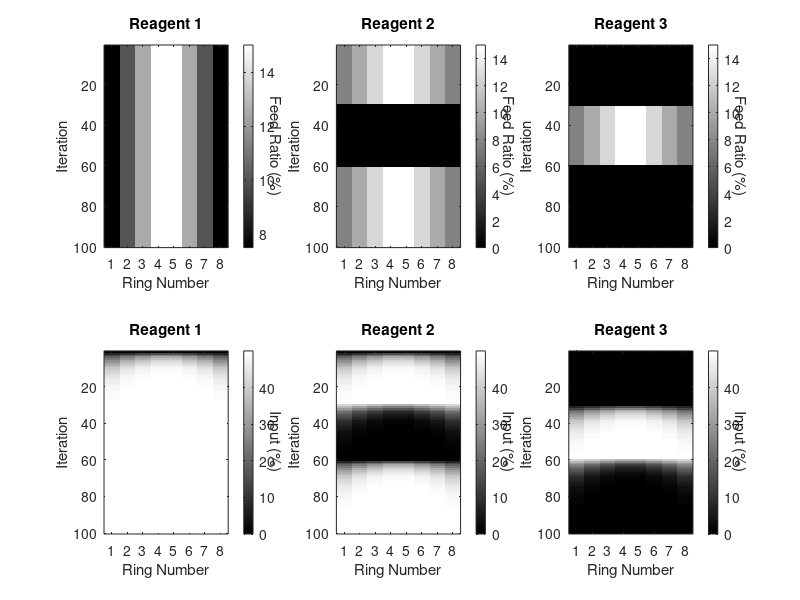

Recreate this plot in MATLAB.
clear all
close all
%% initialize

numIter=100; % number of iterations
numRings=8; % number of reactors
numReagents=3; % number of reagents

feedRatio=zeros(numIter,numRings,numReagents); % feed ratio for each step and reactor and reagent
input=zeros(numIter,numRings,numReagents); % input kinetics

RR=[15,20,25,30,30,25,20,15]; % total refresh ratio for each step

reagentPorts=[4,5,2]; % ports with reagents
waterPort=1;
reagentLogic=[0,-1,1]; % 0: no input, 1: periodic input, -1: anti-input to fill volume


%% generate feed matrix
for i=1:numIter
    for r=1:numRings
        for s=1:numReagents
            if reagentLogic(s)==1 && (i>30 && i<60)
                feedRatio(i,r,s)=RR(r)/2;
            elseif reagentLogic(s)==-1 && (i<30 || i>60)
                feedRatio(i,r,s)=RR(r)/2;
            elseif reagentLogic(s)==0
                feedRatio(i,r,s)=RR(r)/2;
            end
        end
    end
end

%% forward compute input kinetics
updateRule=@(RR,n,feed) (100-RR)/100*n + feed/100;
for i=2:numIter
    for r=1:numRings
        for s=1:numReagents
            input(i,r,s)=updateRule(RR(r),input(i-1,r,s),feedRatio(i,r,s));
        end
    end
end

%% plot feed matrix
colormap('gray')
figure(1)
for s=1:numReagents
    subplot(2,numReagents,s)
    imagesc(squeeze(feedRatio(:,:,s)))
    title(sprintf('Reagent %d',s))
    xticks(1:numRings)
    xlabel('Ring Number')
    ylabel('Iteration')
    hcb=colorbar;
    ylabel(hcb,'Feed Ratio (%)','Rotation',270)
end


for s=1:numReagents
    subplot(2,numReagents,s+numReagents)
    imagesc(squeeze(input(:,:,s))*100)
    title(sprintf('Reagent %d',s))
    xticks(1:numRings)
    xlabel('Ring Number')
    ylabel('Iteration')
    hcb=colorbar;
    ylabel(hcb,'Input (%)','Rotation',270)
end


%% feed matrix into xml
iterationStart=@(xml,id,iterations) [xml,...
    sprintf('<IterationStart>\n<ID>%d</ID>\n<Iterations>%d</Iterations>\n</IterationStart>\n',id,iterations)];
iterationEnd=@(xml,id) [xml,sprintf('<IterationEnd>%d</IterationEnd>\n',id)];
feed=@(xml,ratio,ring) [xml,...
    sprintf('<Feed>\n<Ratio>%.1f</Ratio>\n<Ring>%d</Ring>\n</Feed>\n',ratio,ring)];
flushFeed=@(xml,port,cycles) [xml,...
    sprintf('<FlushFeed>\n<ReagentNr>%d</ReagentNr>\n<Cycles>%d</Cycles>\n</FlushFeed>\n',port,cycles)];
changeReagent=@(xml,duration,reagentNr) [xml,...
    sprintf('<ChangeReagent>\n<Duration>'),duration,sprintf('</Duration>\n<ReagentNr>%d</ReagentNr>\n</ChangeReagent>\n',reagentNr)];
mix=@(xml,duration) [xml,'<Mix>',duration,sprintf('</Mix>\n')];
acquire=@(xml) [xml,sprintf('<Acquire/>\n')];
incubate=@(xml,duration) [xml,'<Incubate>',duration,sprintf('</Incubate>\n')];

xml=[];

for i=1:numIter
    xml=iterationStart(xml,i,1);
    %reagents
    for s=1:numReagents
        if sum(feedRatio(i,:,s))
            xml=flushFeed(xml,reagentPorts(s),75);
            %rings
            for r=1:numRings
                if feedRatio(i,r,s)
                    xml=feed(xml,feedRatio(i,r,s),r);
                end
            end
        end
    end
    %mix and acquire
    xml=incubate(xml,'00:00:01');
    xml=changeReagent(xml,'00:00:30',waterPort);
    xml=mix(xml,'00:05:00');
    xml=incubate(xml,'00:00:01');
    xml=acquire(xml);
    xml=incubate(xml,'00:00:01');
    xml=iterationEnd(xml,i);
end

% fid = fopen('210505_continuous.xml','wt');
% fprintf(fid, xml);
% fclose(fid);
% 'finished'

